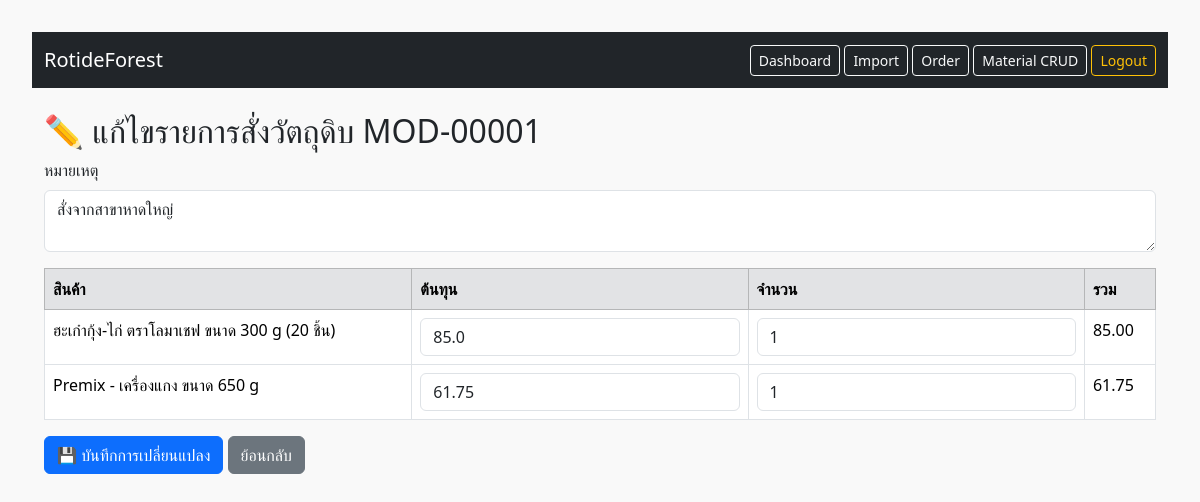
/order/1/edit/ (signed in), run on the app's committed database.
### inventory/models.py (models this page shows, shortened)
class MaterialOrder(models.Model):
    APPROVAL_STATUS_CHOICES = [
        ('pending', 'รออนุมัติ'),
        ('approved', 'อนุมัติแล้ว'),
        ('rejected', 'ไม่อนุมัติ'),
    ]
    quantity = models.IntegerField(default=0, null=True, blank=True)
    total_cost = models.FloatField(default=0, null=True, blank=True)
    ordered_by = models.ForeignKey(User, on_delete=models.CASCADE, verbose_name="ผู้สั่ง")
    created_at = models.DateTimeField(auto_now_add=True, verbose_name="วันที่สั่ง")
    updated_at = models.DateTimeField(auto_now=True)
    note = models.TextField(blank=True, verbose_name="หมายเหตุ")
    delivery_round = models.ForeignKey(
        DeliveryRound,
        on_delete=models.SET_NULL,
        null=True,
        blank=True,
        verbose_name="รอบจัดส่ง"
    )
    approval_status = models.CharField(
        max_length=20,
        choices=APPROVAL_STATUS_CHOICES,
        default='pending',
        verbose_name="สถานะอนุมัติ"
    )
    approved_by = models.ForeignKey(
        User,
        on_delete=models.SET_NULL,
        null=True,
        blank=True,
        related_name='approved_orders',
        verbose_name="ผู้อนุมัติ"
    )
    approved_at = models.DateTimeField(null=True, blank=True, verbose_name="วันที่อนุมัติ")
    class Meta:
        verbose_name = "รายการสั่งซื้อ"
        verbose_name_plural = "รายการสั่งซื้อ"
        ordering = ['-created_at']

class MaterialOrderItem(models.Model):
    order = models.ForeignKey(MaterialOrder, related_name='items', on_delete=models.CASCADE)
    material = models.ForeignKey(MaterialStock, on_delete=models.CASCADE)
    quantity = models.PositiveIntegerField()
    unit_cost = models.FloatField()
    total_cost = models.FloatField()

class MaterialStock(models.Model):
    code = models.CharField(max_length=20)
    name = models.CharField(max_length=100)
    barcode = models.CharField(max_length=100)
    cost = models.FloatField()
    avg_cost = models.FloatField()
    unit = models.CharField(max_length=50)
    sale_price = models.FloatField()
    reorder_point = models.IntegerField()
    max_stock = models.IntegerField()
    category = models.CharField(max_length=50)
    updated_at = models.DateTimeField(auto_now=True)
    created_at = models.DateTimeField(auto_now_add=True)

### inventory/views.py (the view, shortened to what this page needs)
# urls.py: path('order/<int:pk>/edit/', views.order_edit, name='order_edit'),
@login_required
def order_edit(request, pk):
    order = get_object_or_404(MaterialOrder, pk=pk)
    return render(request, 'inventory/order_edit.html', {'order': order})

### inventory/templates/inventory/order_edit.html (shortened to what this page needs)
{% extends 'inventory/base.html' %}
{% block content %}
<h2>✏️ แก้ไขรายการสั่งวัตถุดิบ MOD-{{ order.id|stringformat:"05d" }}</h2>
<form method="post">
  <div class="mb-3">
    <label class="form-label">หมายเหตุ</label>
    <textarea name="note" class="form-control" rows="2">{{ order.note }}</textarea>
  </div>
  <table class="table table-bordered">
    <thead class="table-secondary">
      <tr>
        <th>สินค้า</th>
        <th>ต้นทุน</th>
        <th>จำนวน</th>
        <th>รวม</th>
      </tr>
    </thead>
    <tbody>
      {% for item in order.items.all %}
      <tr>
        <td>{{ item.material.name }}</td>
        <td><input type="number" step="0.01" name="cost_{{ item.id }}" value="{{ item.unit_cost }}" class="form-control"></td>
        <td><input type="number" name="qty_{{ item.id }}" value="{{ item.quantity }}" class="form-control"></td>
        <td>{{ item.total_cost|floatformat:2 }}</td>
      </tr>
      {% endfor %}
    </tbody>
  </table>
  <button type="submit" class="btn btn-primary">💾 บันทึกการเปลี่ยนแปลง</button>
  <a href="{% url 'home' %}" class="btn btn-secondary">ย้อนกลับ</a>
</form>
{% endblock %}

### inventory/templates/inventory/base.html (style rules this page uses)
body { padding: 2rem; background-color: #f9f9f9; }

### data on the page
MaterialOrder: id "00001", note "สั่งจากสาขาหาดใหญ่"
MaterialOrderItem: material.name "ฮะเก๋ากุ้ง-ไก่ ตราโลมาเชฟ ขนาด 300 g (20 ชิ้น)", unit_cost "85.0", quantity "1", total_cost "85.00"
MaterialOrderItem: material.name "Premix - เครื่องแกง ขนาด 650 g", unit_cost "61.75", quantity "1", total_cost "61.75"
